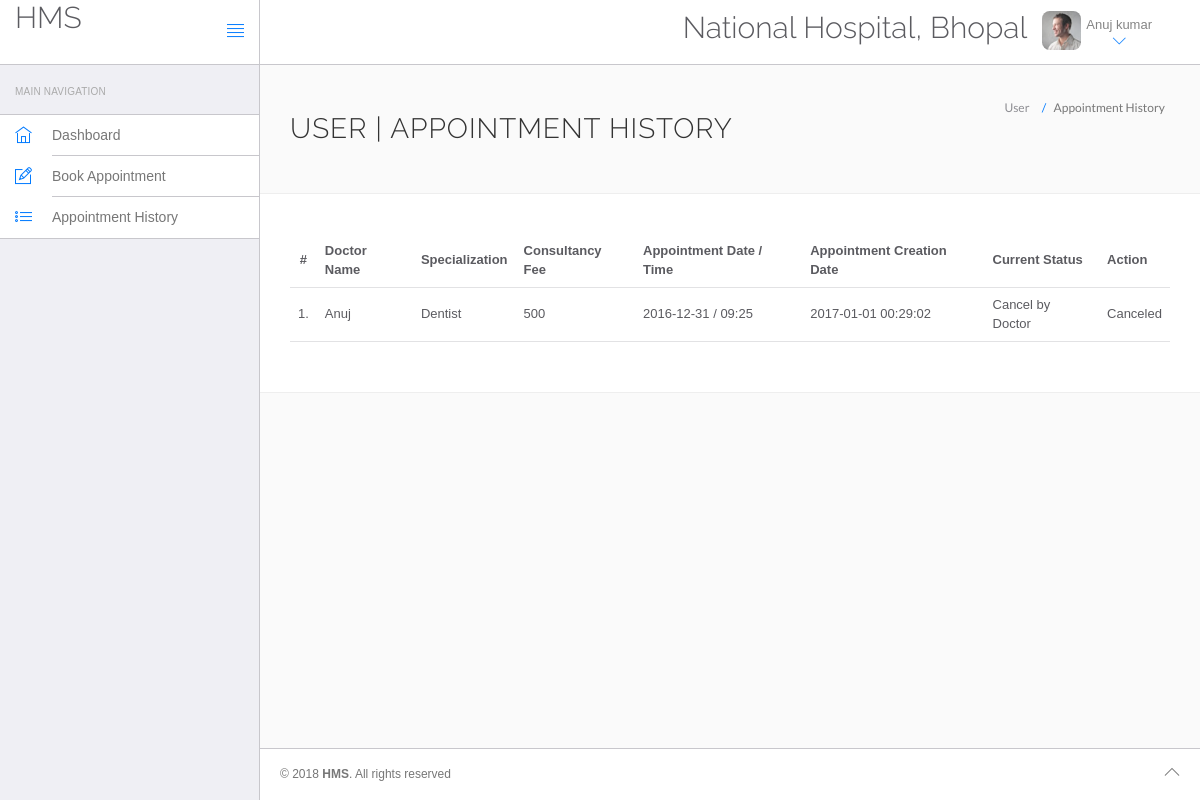
Screenshot of /hospital/hms/appointment-history.php (signed in) with the database file from the repository.
### tables this page shows
CREATE TABLE `users` (
  `id` int(11) NOT NULL,
  `fullName` varchar(255) NOT NULL,
  `address` longtext NOT NULL,
  `city` varchar(255) NOT NULL,
  `gender` varchar(255) NOT NULL,
  `email` varchar(255) NOT NULL,
  `password` varchar(255) NOT NULL,
  `regDate` timestamp NOT NULL DEFAULT CURRENT_TIMESTAMP,
  `updationDate` varchar(255) NOT NULL
);

CREATE TABLE `appointment` (
  `id` int(11) NOT NULL,
  `doctorSpecialization` varchar(255) NOT NULL,
  `doctorId` int(11) NOT NULL,
  `userId` int(11) NOT NULL,
  `consultancyFees` int(11) NOT NULL,
  `appointmentDate` varchar(255) NOT NULL,
  `appointmentTime` varchar(255) NOT NULL,
  `postingDate` timestamp NOT NULL DEFAULT CURRENT_TIMESTAMP,
  `userStatus` int(11) NOT NULL,
  `doctorStatus` int(11) NOT NULL,
  `updationDate` varchar(255) NOT NULL
);

CREATE TABLE `doctors` (
  `id` int(11) NOT NULL,
  `specilization` varchar(255) NOT NULL,
  `doctorName` varchar(255) NOT NULL,
  `address` longtext NOT NULL,
  `docFees` varchar(255) NOT NULL,
  `contactno` bigint(11) NOT NULL,
  `docEmail` varchar(255) NOT NULL,
  `password` varchar(255) NOT NULL,
  `creationDate` timestamp NOT NULL DEFAULT CURRENT_TIMESTAMP,
  `updationDate` varchar(255) NOT NULL
);

### hospital/hms/appointment-history.php (the view, shortened to what this page needs)
<?php
include('include/config.php');
?>
<!DOCTYPE html>
<html lang="en">
	<head>
		<link rel="stylesheet" href="vendor/bootstrap/css/bootstrap.min.css">
		<link rel="stylesheet" href="vendor/fontawesome/css/font-awesome.min.css">
		<link rel="stylesheet" href="vendor/themify-icons/themify-icons.min.css">
		<link href="vendor/animate.css/animate.min.css" rel="stylesheet" media="screen">
		<link href="vendor/perfect-scrollbar/perfect-scrollbar.min.css" rel="stylesheet" media="screen">
		<link href="vendor/switchery/switchery.min.css" rel="stylesheet" media="screen">
		<link href="vendor/bootstrap-touchspin/jquery.bootstrap-touchspin.min.css" rel="stylesheet" media="screen">
		<link href="vendor/select2/select2.min.css" rel="stylesheet" media="screen">
		<link href="vendor/bootstrap-datepicker/bootstrap-datepicker3.standalone.min.css" rel="stylesheet" media="screen">
		<link href="vendor/bootstrap-timepicker/bootstrap-timepicker.min.css" rel="stylesheet" media="screen">
		<link rel="stylesheet" href="assets/css/styles.css">
		<link rel="stylesheet" href="assets/css/plugins.css">
		<link rel="stylesheet" href="assets/css/themes/theme-1.css" id="skin_color" />
	</head>
	<body>
		<div id="app">
<?php include('include/sidebar.php');?>
			<div class="app-content">
					<?php include('include/header.php');?>
				<div class="main-content" >
					<div class="wrap-content container" id="container">
						<section id="page-title">
							<div class="row">
								<div class="col-sm-8">
									<h1 class="mainTitle">User  | Appointment History</h1>
																	</div>
								<ol class="breadcrumb">
									<li>
										<span>User </span>
									</li>
									<li class="active">
										<span>Appointment History</span>
									</li>
								</ol>
							</div>
						</section>
						<div class="container-fluid container-fullw bg-white">
									<div class="row">
								<div class="col-md-12">
									<table class="table table-hover" id="sample-table-1">
										<thead>
											<tr>
												<th class="center">#</th>
												<th class="hidden-xs">Doctor Name</th>
												<th>Specialization</th>
												<th>Consultancy Fee</th>
												<th>Appointment Date / Time </th>
												<th>Appointment Creation Date  </th>
												<th>Current Status</th>
												<th>Action</th>
											</tr>
										</thead>
										<tbody>
<?php
$sql=mysqli_query($con,"select doctors.doctorName as docname,appointment.*  from appointment join doctors on doctors.id=appointment.doctorId where appointment.userId='".$_SESSION['id']."'");
$cnt=1;
while($row=mysqli_fetch_array($sql))
{
?>
											<tr>
												<td class="center"><?php echo $cnt;?>.</td>
												<td class="hidden-xs"><?php echo $row['docname'];?></td>
												<td><?php echo $row['doctorSpecialization'];?></td>
												<td><?php echo $row['consultancyFees'];?></td>
												<td><?php echo $row['appointmentDate'];?> / <?php echo
												 $row['appointmentTime'];?>
												</td>
												<td><?php echo $row['postingDate'];?></td>
												<td>
<?php if(($row['userStatus']==1) && ($row['doctorStatus']==1))
if(($row['userStatus']==1) && ($row['doctorStatus']==0))
{
	echo "Cancel by Doctor";
}
												?></td>
												<td >
												<div class="visible-md visible-lg hidden-sm hidden-xs">
							<?php if(($row['userStatus']==1) && ($row['doctorStatus']==1))
{ ?>
	<a href="appointment-history.php?id=<?php echo $row['id']?>&cancel=update" onClick="return confirm('Are you sure you want to cancel this appointment ?')"class="btn btn-transparent btn-xs tooltips" title="Cancel Appointment" tooltip-placement="top" tooltip="Remove">Cancel</a>
	<?php } else {
		echo "Canceled";
		} ?>
												</div>
												</td>
											</tr>
											<?php
$cnt=$cnt+1;
											 }?>
										</tbody>
									</table>
								</div>
							</div>
								</div>
					</div>
				</div>
			</div>
	<?php include('include/footer.php');?>
		</div>
	</body>
</html>

### hospital/hms/include/header.php (shortened to what this page needs)
<header class="navbar navbar-default navbar-static-top">
					<div class="navbar-header">
						<a class="navbar-brand" href="#">
							<h2 style="padding-top:2% ">HMS</h2>
						</a>
						<a href="#" class="sidebar-toggler pull-right visible-md visible-lg" data-toggle-class="app-sidebar-closed" data-toggle-target="#app">
							<i class="ti-align-justify"></i>
						</a>
					</div>
					<div class="navbar-collapse collapse">
						<ul class="nav navbar-right">
								<li  style="padding-top:2% ">
								<h2>National Hospital, Bhopal</h2>
							</li>
							<li class="dropdown current-user">
								<a href class="dropdown-toggle" data-toggle="dropdown">
									<img src="assets/images/avatar-1.jpg" alt="Peter"> <span class="username">
									<?php $query=mysql_query("select fullName from users where id='".$_SESSION['id']."'");
while($row=mysql_fetch_array($query))
{
	echo $row['fullName'];
}
									?> <i class="ti-angle-down"></i></i></span>
								</a>
							</li>
						</ul>
					</div>
				</header>

### hospital/hms/assets/css/themes/theme-1.css (style rules this page uses)
body { background: #FAFAFA; }
header .navbar-header { background: #ffffff !important; border-right-color: #c8c7cc !important; border-bottom-color: #c8c7cc !important; }
header .navbar-header .sidebar-toggler, header .navbar-header .sidebar-mobile-toggler { color: #007aff !important; }
header .navbar-header .navbar-brand { color: #777 !important; }
header .navbar-collapse { background: #ffffff !important; border-bottom-color: #c8c7cc !important; box-shadow: none !important; }
header .navbar-collapse .navbar-right > li > a { color: #777; }
header .navbar-collapse .navbar-right > li > a i { color: #007aff !important; }

### rows the page displays
users: fullName "Anuj kumar"
appointment: doctorId.doctorName "Anuj", doctorSpecialization "Dentist", consultancyFees "500", appointmentDate "2016-12-31", appointmentTime "09:25", postingDate "2017-01-01 00:29:02", userStatus "Cancel by Doctor"
